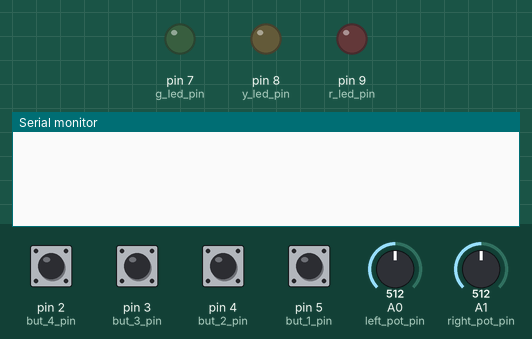
The program below on a simulated Arduino Mega 2560, built with avr-gcc and run on an emulated ATmega2560. On the bench: output pins drawn as LEDs (lit = HIGH), the last lines printed to the serial monitor. The inputs (shaded band) are chosen by the test bench; at power-on: pin 2 (but_4_pin), pin 3 (but_3_pin), pin 4 (but_2_pin), pin 5 (but_1_pin) HIGH, A1 (right_pot_pin) = 512, A0 (left_pot_pin) = 512.

Above: at 0.1 s.
18.3 s: A1 (right_pot_pin) set to 395
At 19.1 s:
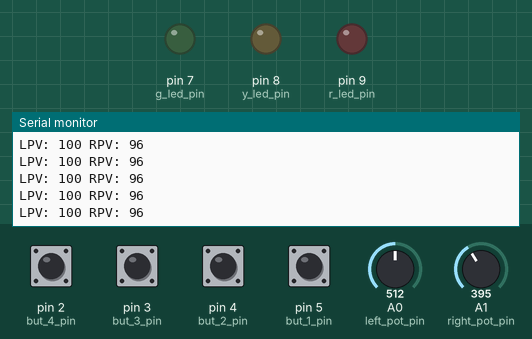
19.8 s: A1 (right_pot_pin) set to 425
At 20.9 s:
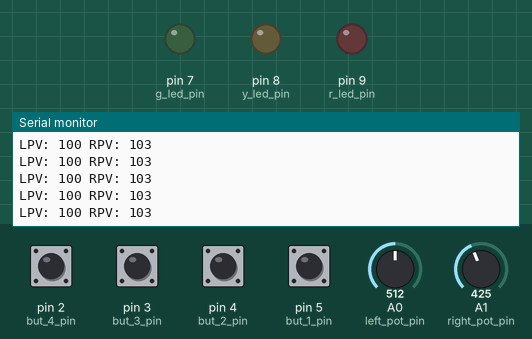
Timing chart, 0 to 22.3 s (numbered marks = the images above; inputs shaded):
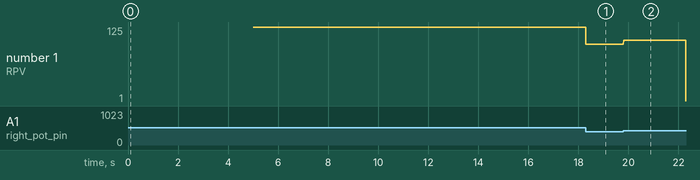

Measured:
- after the input at 18.3 s, the serial monitor: prints a new line at once (image 1)
- after the input at 19.8 s, the serial monitor: prints a new line at once (image 2)
- plotted number 1: 125 → 96 after the input at 18.3 s, 96 → 1 after the input at 19.8 s

The program:

main.cpp
```cpp
#include <Arduino.h>

/*
Иконки и их адреса в DWIN:
Скоростиметр - 1001
Высотометр - 1002
Буровой насос - 1003,
Шаровый кран - 1004,
Манипулятор - 1005
Нижний захват - 1006
Timer indikator - 1007
Алярма - 1008


Разблокировка Тормоз лебёдки - 2001 (это поле c diginal indicator) при каждом нажатии +10сек
                               к разблокировке максимум 60с
Резет высоты - 2002
сброс alarm - 2003
Тормоз лебёдки - 2001 (это КНОПКА или ИНДИКАТОР?)
Резет высоты - 2002

Запрос на  DWIN по умолчанию: 5A A5 04 83 10 01 01
  где 5A и A5 заголовок, 04 количество байт далее, 83 запрос отправить данные из адреса Vp 10 01 Vp и 01 количество запрашиваемых слов (слово 2 байта)
  по факту запрос выглядит так:
  Serial1.write(0x5a, 0xa5, 0x04, 0x83, 0x10, 0x01, 0x01);
  или так:
  Serial1.write(0x5a);  //заголовок
  Serial1.write(0xa5);  //заголовок
  Serial1.write(0x04);  //количество следующих байт
  Serial1.write(0x83);  //команда на чтение данных
  Serial1.write(0x10);  //адрес
  Serial1.write(0x01);  //адрес
  Serial1.write(0x01);  //количество запрашиваемых слов

Любой из представленных выше вариантов может дать ошибку при компиляции если отправляется 0x00
Чтобы обойти это можно ставить префикс (byte), как Serial1.write((byte)0x00);
*/

//==========ОПРЕДЕЛЕНИЯ ПИНОВ==========
int left_pot_pin = A0;  //левый потенциометр, заменится переменной считающей скорость движения блока
int right_pot_pin = A1; //правый потенциометр, заменится переменной считающей положение (высоту) блока

int hall_1_in = 14; //вход первого датчика холла (пин 2 наны в экспериментальном режиме)
int hall_2_in = 15; //вход второго датчика холла (пин 3 наны в экспериментальном режиме)

int r_led_pin = 9;  //красный светодиод, по факту будет сброс высоты блока после удержания кнопки резет на экране
int y_led_pin = 8;  //жёлтый светодиод, по факту будет реле включения алярмы
int g_led_pin = 7;  //зелёный светодиод, по факту будет реле разблокировки тормозов барабана

int but_1_pin = 5;  //кнопка 1, по факту датчик состояния бурового насоса (ВКЛ-ВЫКЛ)
int but_2_pin = 4;  //кнопка 2, по факту датчик состояния шарового крана (ОТКР-ЗАКР)
int but_3_pin = 3;  //кнопка 3, по факту датчик состояния манипулятора (ОТКР-ЗАКР)
int but_4_pin = 2;  //кнопка 4, по факту датчик состояния нижнего захвата (ОТКР-ЗАКР)

//==========ОПРЕДЕЛЕНИЯ ПЕРЕМЕННЫХ СОСТОЯНИЯ==========
int leftpotval = 0;
int rightpotval = 0;
int but1state = 0;
int but2state = 0;
int but3state = 0;
int but4state = 0;

int hall_1_state = 0;
int hall_1_ontime = 0;
int hall_1_offtime = 0;
int hall_2_state = 0;
int hall_2_ontime = 0;
int hall_2_offtime = 0;
int freq = 0;
int period = 0;
int duty = 0;

//==========ОПРЕДЕЛЕНИЯ ПЕРЕМЕННЫХ==========
int resetbuttonstate = 0; //кнопка сброса высоты на экране DWIN
unsigned char Buffer[9];  //массив для получения данных с экрана DWIN, возможно придётся изменить размер когда запрашивать больше чем одно значение
int delaytime = 2;  //время паузы между отправлениями для более стабильной работы
//int delaymillis = 16; //время задержки для таймера
unsigned int reset_height_millis = 10000; //время удержания кнопки резет прежде чем сбросится высота
unsigned long startmillis = 0;    //время при запуске таймера
unsigned long currentmillis = 0;  //текущее время таймера

//put function declarations here:
//int myFunction(int, int);


void setup() {
  Serial.begin(115200);   //для дебага на ПК (USB Serial)
  Serial1.begin(115200);  //для обмена данными с экраном DWIN (пины TX/RX)
  startmillis = millis(); //инициализация таймера

//==========ЗАГРУЗОЧНАЯ ЗАДЕРЖКА, СМЕНА ОБОЕВ==========
delay(5000); //торомозим на 5сек
  // меняем обои с картинки 00 на картинку 01
  Serial1.write((byte)0x5a); // header
  Serial1.write((byte)0xa5); // header
  Serial1.write((byte)0x07); // number of bytes being send
  Serial1.write((byte)0x82); // send/set VP
  Serial1.write((byte)0x00); // address
  Serial1.write((byte)0x84); // address
  Serial1.write((byte)0x5a); //
  Serial1.write((byte) 0x01); //
  Serial1.write((byte) 0x00); //
  Serial1.write((byte) 0x01); //смена обоев

//==========ИНИЦИАЛИЗАЦИЯ ПИНОВ==========
  pinMode(left_pot_pin, INPUT);
  pinMode(right_pot_pin, INPUT);

  pinMode(hall_1_in, INPUT);
  pinMode(hall_2_in, INPUT);

  pinMode(but_1_pin, INPUT_PULLUP);
  pinMode(but_2_pin, INPUT_PULLUP);
  pinMode(but_3_pin, INPUT_PULLUP);
  pinMode(but_4_pin, INPUT_PULLUP);

  pinMode(r_led_pin, OUTPUT);
  pinMode(y_led_pin, OUTPUT);
  pinMode(g_led_pin, OUTPUT);

}


void loop() {

//==========ЧТЕНИЕ ПИНОВ==========
leftpotval = analogRead(left_pot_pin);
rightpotval = analogRead(right_pot_pin);

//hall_1_state = digitalRead(hall_1_in);
//hall_2_state = digitalRead(hall_2_in);

but1state = !digitalRead(but_1_pin);
but2state = !digitalRead(but_2_pin);
but3state = !digitalRead(but_3_pin);
but4state = !digitalRead(but_4_pin);

//==========ВКЛ-ВЫКЛ ДИОД ДЛЯ ПРОВЕРКИ, ПО ФАКТУ СБРОС ВЫСОТЫ==========
if (resetbuttonstate == 1) {digitalWrite(r_led_pin, HIGH);}  //флажок кнопки резет получаем с экрана, смотри код ниже
if (resetbuttonstate == 0) {digitalWrite(r_led_pin, LOW);}

//==========ВКЛ-ВЫКЛ ДИОДЫ ДЛЯ ПРОВЕРКИ ВХОДОВ С ДАТЧИКОВ ХОЛЛА (СИМУЛЯЦИЯ)==========
if (hall_1_state == 1) {digitalWrite(r_led_pin, HIGH);}
if (hall_1_state == 0) {digitalWrite(r_led_pin, LOW);}

if (hall_2_state == 1) {digitalWrite(y_led_pin, HIGH);}
if (hall_2_state == 0) {digitalWrite(y_led_pin, LOW);}

//==========РАСЧЁТ ЧАСТОТЫ ДАТЧИКОВ ХОЛЛА 1 (СИМУЛЯЦИЯ)==========
//hall_1_ontime = pulseIn(hall_1_in, HIGH);
//hall_1_offtime = pulseIn(hall_1_in, LOW);
//period = hall_1_ontime+hall_1_offtime;
//freq =  1000000/period;
//duty = (hall_1_ontime/period)*100;

//==========ВКЛ-ВЫКЛ ДИОДЫ ДЛЯ ПРОВЕРКИ КНОПОК==========
/*
if (but1state == 1) {digitalWrite(r_led_pin, HIGH);}
if (but1state == 0) {digitalWrite(r_led_pin, LOW);}

if (but2state == 1) {digitalWrite(y_led_pin, HIGH);}
if (but2state == 0) {digitalWrite(y_led_pin, LOW);}

if (but3state == 1) {digitalWrite(g_led_pin, HIGH);}
if (but3state == 0) {digitalWrite(g_led_pin, LOW);}
*/
if (but4state == 1) {digitalWrite(r_led_pin, LOW), digitalWrite(y_led_pin, LOW), digitalWrite(g_led_pin, LOW);} //на всякий случай если залипнет диод, чтобы можно было выключить програмно


//==========ПРОВЕРКА УДЕРЖАНИЯ КНОПКИ СБРОСА ВЫСОТЫ==========
currentmillis = millis(); //получение текущего времени с начала запуска МК

if ((currentmillis - startmillis >= reset_height_millis) && (resetbuttonstate == 1))  //проверка прошедшего периода времени И состояния кнопки резет
  {digitalWrite(r_led_pin, HIGH);}  //включение диода, по факту обнуление высоты

    /*\\\\НЕ НУЖНО////
    //0x2002, сброс кнопки на экране в исходное состояние
  Serial1.write((byte)0x5a); // header
  Serial1.write((byte)0xa5); // header
  Serial1.write((byte)0x05); // number of bytes being send
  Serial1.write((byte)0x82); // send/set VP
  Serial1.write((byte)0x20); // address
  Serial1.write((byte)0x02); // address
  Serial1.write((byte)0x00); // value
  Serial1.write((byte)0x00); // value
delay(delaytime);
    startmillis = currentmillis;  //restart the timer
  resetbuttonstate = 0;
////НЕ НУЖНО\\\\\*/

//==========ОТПРАВКА ДАННЫХ НА ЭКРАН DWIN==========

//0x1001, left pot value, simulated block speed
  Serial1.write((byte)0x5a); // header
  Serial1.write((byte)0xa5); // header
  Serial1.write((byte)0x05); // number of bytes being send
  Serial1.write((byte)0x82); // send/set VP
  Serial1.write((byte)0x10); // address
  Serial1.write((byte)0x01); // address
  Serial1.write((byte)0x00); // value
  Serial1.write(map(leftpotval, 0, 1023, 0, 200)); // value
  Serial.print("LPV: ");
  Serial.print(map(leftpotval, 0, 1023, 0, 200));
delay(delaytime);

  //0x1002, right pot value, simulated block height indicator
  Serial1.write((byte)0x5a); // header
  Serial1.write((byte)0xa5); // header
  Serial1.write((byte)0x05); // number of bytes being send
  Serial1.write((byte)0x82); // send/set VP
  Serial1.write((byte)0x10); // address
  Serial1.write((byte)0x02); // address
  Serial1.write((byte)0x00); // value
  Serial1.write(map(rightpotval, 0, 1023, 0, 250)); // value
  Serial.print(" RPV: ");
  Serial.println(map(rightpotval, 0, 1023, 0, 250));
delay(delaytime);

  //0x1003, button 1, simulated pumps state indicator
  Serial1.write((byte)0x5a); // header
  Serial1.write((byte)0xa5); // header
  Serial1.write((byte)0x05); // number of bytes being send
  Serial1.write((byte)0x82); // send/set VP
  Serial1.write((byte)0x10); // address
  Serial1.write((byte)0x03); // address
  Serial1.write((byte)0x00); // value
  Serial1.write(but1state); // value
delay(delaytime);

  //0x1004, button 2, simulated ball valve state indicator
  Serial1.write((byte)0x5a); // header
  Serial1.write((byte)0xa5); // header
  Serial1.write((byte)0x05); // number of bytes being send
  Serial1.write((byte)0x82); // send/set VP
  Serial1.write((byte)0x10); // address
  Serial1.write((byte)0x04); // address
  Serial1.write((byte)0x00); // value
  Serial1.write(but2state); // value
delay(delaytime);

  //0x1005, button 3, simulated pipe clamp state indicator
  Serial1.write((byte)0x5a); // header
  Serial1.write((byte)0xa5); // header
  Serial1.write((byte)0x05); // number of bytes being send
  Serial1.write((byte)0x82); // send/set VP
  Serial1.write((byte)0x10); // address
  Serial1.write((byte)0x05); // address
  Serial1.write((byte)0x00); // value
  Serial1.write(but3state); // value
delay(delaytime);

  //0x1006, button 4, simulated lower clamp indicator
  Serial1.write((byte)0x5a); // header
  Serial1.write((byte)0xa5); // header
  Serial1.write((byte)0x05); // number of bytes being send
  Serial1.write((byte)0x82); // send/set VP
  Serial1.write((byte)0x10); // address
  Serial1.write((byte)0x06); // address
  Serial1.write((byte)0x00); // value
  Serial1.write(but4state); // value
delay(delaytime);

//отправление запроса на получение данных с экрана DWIN
  Serial1.write((byte)0x5a);  //header
  Serial1.write((byte)0xa5);  //header
  Serial1.write((byte)0x04);  //number of bytes in packet
  Serial1.write((byte)0x83);  //command to read/write
  Serial1.write((byte)0x20);  //address
  Serial1.write((byte)0x02);  //address
  Serial1.write((byte)0x01);  //number of words to return


if(Serial1.available()) //чтение
  {
    for(int i=0;i<=8;i++) //сохранение полученных данных в буфер
    {
    Buffer[i]= Serial1.read();
    }

    if(Buffer[0]==0x5A) //парсинг заголовка пакета
      {
        switch(Buffer[4]) //если в 4ой ячейке буфера...
        {
          case 0x20:  //...находится искомое число, являющееся адресом искомой переменной (из запроса выше)...
            //Serial.print(" TEST RETURN: "); Serial.print(Buffer[8]);  //выводим на дебаг порт
            if (Buffer[8] == 01) {resetbuttonstate = 1;}  //ставим флажок на удержание кнопки резет
            if (Buffer[8] == 00) {resetbuttonstate = 0; startmillis = currentmillis;} //и начинаем отсчёт прежде чем обнулить высоту
            break;
        }
      }
  }
delay(delaytime);

/*/дебаг на ПК
//Serial.print(" Start-ms: "); Serial.print(startmillis); Serial.print("  Curr-ms: "); Serial.print(currentmillis);
Serial.print(" h1Ton: "); Serial.print(hall_1_ontime); Serial.print(" h1Toff: "); Serial.print(hall_1_offtime);
Serial.print(" Freq: "); Serial.print(freq);
Serial.print(" Duty: "); Serial.print(duty);
Serial.print(" Period: "); Serial.print(period);
Serial.println("");
//end of loop
*/
}


// put function definitions here:
/*
int myFunction(int x, int y) {
  return x + y;
}
*/
```
